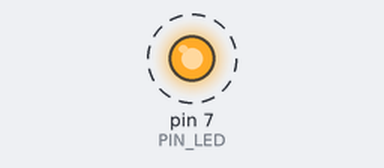
A sketch run on a simulated Arduino Uno, built with avr-gcc and run on an emulated ATmega328P. Shown: output pins drawn as LEDs (lit = HIGH). Dashed ring = blinking. At 4.3 s the program stops and its outputs stay as they are.

Above: at 1.15 s.
Timing chart, 0 to 4.0 s (numbered marks = the images above):
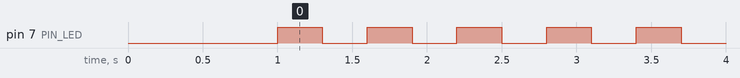

Measured:
- by itself, pin 7 (PIN_LED): alternates HIGH for 0.30 s and LOW for 0.30 s, 11 changes in all, then stays HIGH

The sketch:

05_practice_2.ino
```cpp
#define PIN_LED 7
unsigned int on, off;

void setup() {
  pinMode(PIN_LED, OUTPUT);
  Serial.begin(115200);
  on = 0;
  off = 1;
  digitalWrite(PIN_LED, on);
  delay(1000);
}

void loop() {
  digitalWrite(PIN_LED, off);
  delay(300);
  for (int i = 0; i < 5; i++) {
    digitalWrite(PIN_LED, on);
    delay(300);
    digitalWrite(PIN_LED, off);
    delay(300);
  }
  while(1) {
    digitalWrite(PIN_LED, off);
  }
}
```
